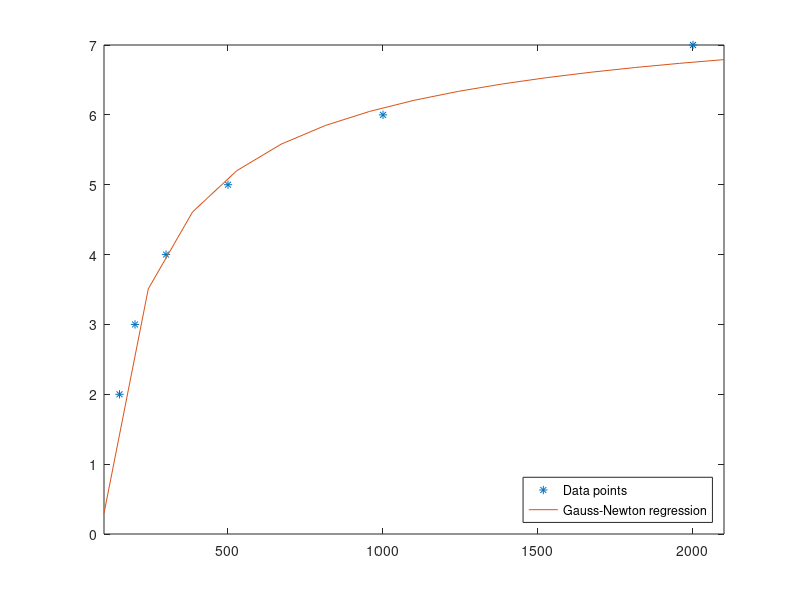

MATLAB code for this plot:
% Data points
alpha = [150 200 300 500 1000 2000]';
U = [2 3 4 5 6 7]';
plot(alpha,U,'*')
hold on

% Gauss-Newton, r = U - 8 + a*alpha^b
precision = 1e-10;
max_it = 20;        % maximum number of iterations
res = [];
ab = [180 -0.5]';   % initial guess
for k=1:max_it
  D = [alpha.^ab(2) ab(1)*alpha.^(ab(2)).*log(alpha)];  % Jacobian matrix
  ab2 = ab - D\(U - 8 + ab(1)*alpha.^ab(2));
  res(k,1) = norm(ab-ab2);
  ab=ab2;
  if res(k,1) < precision;
    break
  end
end

res

GN = @(t) 8 - ab(1)*t^ab(2)
fplot(GN, [100 2100])
legend('Data points', 'Gauss-Newton regression', 'Location', 'southeast')



